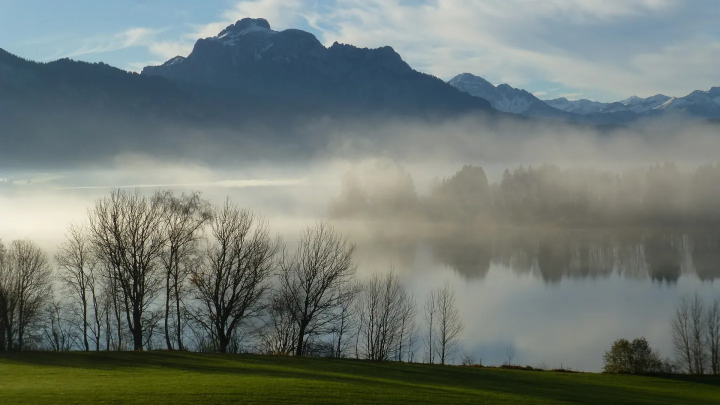
#> input picture img/haze.png, 1440 x 810 px (shown at 1/2 size)
$ jupyter execute 8.1.2.ipynb
#> lines starting #> are read from the running program, lines starting #| are printed output that depends on the picture; after the words box and inside, x2 and y2 are one past the last pixel; in counts of white or black regions, pixels touching at a corner belong together
[cell 1]
import numpy as np
import cv2 as cv
import matplotlib.pyplot as plt
import time
from matplotlib.font_manager import FontProperties
fonts = FontProperties(fname = "/Library/Fonts/Arial Unicode.ttf")
plt.rcParams["font.family"] = 'Arial Unicode MS'
plt.rcParams['axes.unicode_minus']=False

def otsu(img_gray, GrayScale):
    start_time =time.time()  # 记录开始时间
    height = img_gray.shape[0]
    width = img_gray.shape[1]
    result = np.zeros(img_gray.shape, np.uint8) # 存储阈值分割结果
    img_gray = np.array(img_gray).ravel().astype(np.uint8)
    u1=0.0#背景像素的平均灰度值
    u2=0.0#前景像素的平均灰度值
    th=0.0
    # 总的像素数目
    PixSum=img_gray.size
    # 各个灰度值的像素数目
    PixCount=np.zeros(GrayScale)
    # 各灰度值所占总像素数的比例
    PixRate=np.zeros(GrayScale)
    # 统计各个灰度值的像素个数
    for i in range(PixSum):
        #  默认灰度图像的像素值范围为GrayScale
        Pixvalue=img_gray[i]
        PixCount[Pixvalue]=PixCount[Pixvalue]+1

    # 确定各个灰度值对应的像素点的个数在所有的像素点中的比例。
    for j in range(GrayScale):
        PixRate[j]=PixCount[j]*1.0/PixSum
    Max_var = 0
    # 确定最大类间方差对应的阈值
    for i in range(1,GrayScale):#从1开始是为了避免w1为0.
        u1_tem=0.0
        u2_tem=0.0
        #背景像素的比列
        w1=np.sum(PixRate[:i])
        #前景像素的比例
        w2=1.0-w1
        if w1==0 or w2==0:
            pass
        else:#背景像素的平均灰度值
            for m in range(i):
                u1_tem=u1_tem+PixRate[m]*m
            u1 = u1_tem * 1.0 / w1
             #前景像素的平均灰度值
            for n in range(i,GrayScale):
                u2_tem = u2_tem + PixRate[n]*n
            u2 = u2_tem / w2
            #G=w1*w2*(u1-u2)**2
            tem_var=w1*w2*np.power((u1-u2),2)
            #判断当前类间方差是否为最大值。
            if Max_var<tem_var:
                Max_var=tem_var#深拷贝，Max_var与tem_var占用不同的内存空间。
                th=i
    # 利用所求阈值对原灰度图进行分割
    for i in range(height):
        for j in range(width):
            if img_gray[width*i+j] > th:
                result[i, j] = 255
    end_time = time.time()  # 记录结束时间
    return result, end_time - start_time
# 迭代算法阈值分割的实现
def iteration(img_gray):

    start_time =time.time()  # 记录开始时间
    height = img_gray.shape[0]
    width = img_gray.shape[1]
    result = np.zeros(img_gray.shape, np.uint8) # 存储阈值分割结果
    T = img_gray.mean()# 取初始阈值为图像灰度的平均值
    count = 0
    while True:
        # 分别计算阈值分割后两部门图像的平均灰度值
        # 两部分的平均灰度的平均值作为新的阈值t
        t0 = img_gray[img_gray<T].mean()
        t1 = img_gray[img_gray>=T].mean()
        t = (t0+t1)/2
        if abs(T-t)<1:  # 当两次全局阈值的差值小于1 结束迭代
            break
        T = t
        count += 1 # 统计迭代次数
    T = int(T)
    for i in range(height):
        for j in range(width):
            if img_gray[i, j]> T:
                result[i, j] = 255
    end_time = time.time()  # 记录结束时间
    return result, end_time - start_time

if __name__ == "__main__":
    img = cv.imread('img/haze.png', 0)
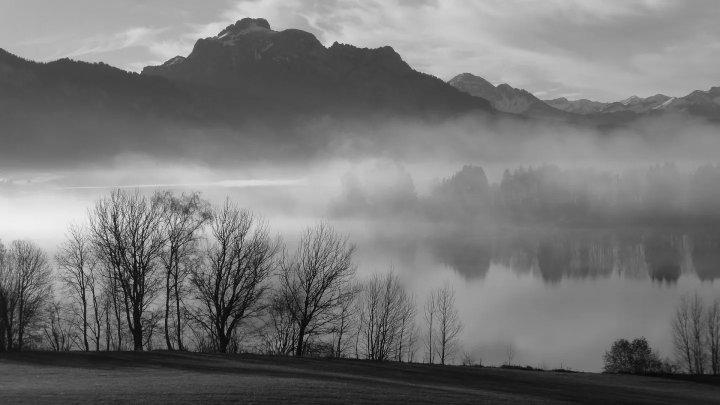
#> img: shape (810, 1440) (shown at 1/2 size); min 0, max 252, mean 118.5
    img_OTSU, time_ostu = otsu(img,256)
#> the loop in otsu, `for i in range(PixSum):` made 1166400 passes
#> Pixvalue on passes 1 to 3: 175, 175, 175
#> after the loop in otsu, `for i in range(PixSum):`: PixCount = 256 values, max 13260 at index 126, min 0 at index 249, mean 4556.2
#> after the loop in otsu, `for j in range(GrayScale):`: PixRate = 256 values, max 0.0114 at index 126, min 0 at index 249, mean 0.00391
#> the loop in otsu, `for i in range(1,GrayScale):#从1开始是为了避免w1为0.` made 255 passes
#> (w1, w2, u1, u2, tem_var, Max_var) on passes 1 to 12: (1.54e-05, 1, 0, 118.5, 0.217, 0.217), (3.69e-05, 1, 0.581, 118.5, 0.513, 0.513), (5.74e-05, 1, 1.09, 118.5, 0.792, 0.792), (7.72e-05, 1, 1.58, 118.5, 1.06, 1.06), (0.000116, 1, 2.39, 118.5, 1.56, 1.56), (0.000159, 1, 3.09, 118.5, 2.11, 2.11), (0.00022, 1, 3.91, 118.5, 2.9, 2.9), (0.000314, 1, 4.83, 118.6, 4.06, 4.06), (0.000446, 1, 5.77, 118.6, 5.67, 5.67), (0.000661, 0.999, 6.82, 118.6, 8.25, 8.25), (0.000949, 0.999, 7.79, 118.6, 11.65, 11.65), (0.00111, 0.999, 8.24, 118.6, 13.46, 13.46)
#> (w1, w2, u1) on pass 100: (0.369, 0.631, 64.16)
#> after the loop in otsu, `for i in range(1,GrayScale):#从1开始是为了避免w1为0.`: Max_var = 1792.5; th = 116
#> after the loop in otsu, `for i in range(height):`:
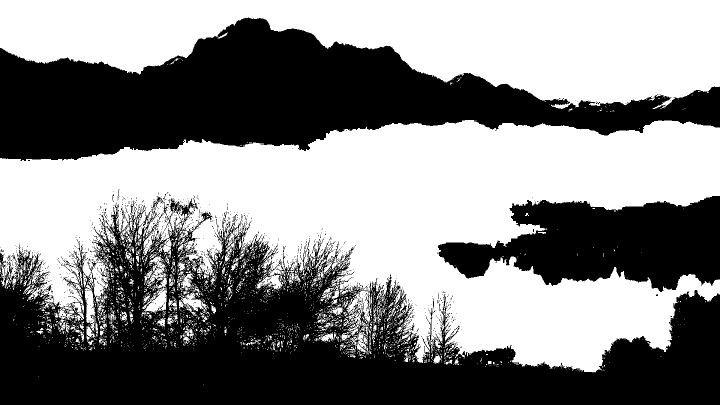
#> result: shape (810, 1440) (shown at 1/2 size); 53% white; 1221 black regions (1208 under 20 px), largest, box (x1, y1, x2, y2) and area: (0, 396, 1440, 810) 276195, (0, 35, 1440, 322) 200362, (876, 392, 1440, 584) 68373
#> time_ostu = 3.39
    img_Iteration, time_iterative = iteration(img)
#> in iteration, `T = img_gray.mean()# 取初始阈值为图像灰度的平均值`: T = 118.5
#> the loop in iteration, `while True:` made 2 passes
#> (t0, t1, t, T) on pass 1: (74.53, 159.2, 116.9, 116.9)
#> (t0, t1, t) on pass 2: (73.59, 158.4, 116)
#> after the loop in iteration, `while True:`: count = 1
#> in iteration, `T = int(T)`: T = 116
#> time_iterative = 1.79
    # 展示图片效果
    plt.figure(figsize=(33, 22))
    plt.subplot(231)
    plt.imshow(img, cmap='gray')
    plt.title('原始图像')
    plt.axis('off')
    plt.subplot(232)
    plt.imshow(img_OTSU, cmap='gray')
    plt.title('OSTU分割结果')
    plt.axis('off')
    plt.subplot(233)
    plt.imshow(img_Iteration, cmap='gray')
    plt.title('迭代阈值分割结果')
    plt.subplot(234)
    plt.hist(img.reshape(-1), bins = 256)
    plt.axis('on')
    plt.title('原始图像灰度分布')
    plt.subplot(235)
    plt.hist(img_OTSU.reshape(-1), bins = 256)
    plt.axis('on')
    plt.title('OTSU分割')
    plt.subplot(236)
    plt.hist(img_OTSU.reshape(-1), bins = 256)
    plt.axis('on')
    plt.title('迭代阈值分割')
    plt.axis('on')

    print(f'时间花费 -- OSTU:{time_ostu:.3f} secs / iterative:{time_iterative:.3f} secs')
#| 时间花费 -- OSTU:3.395 secs / iterative:1.787 secs
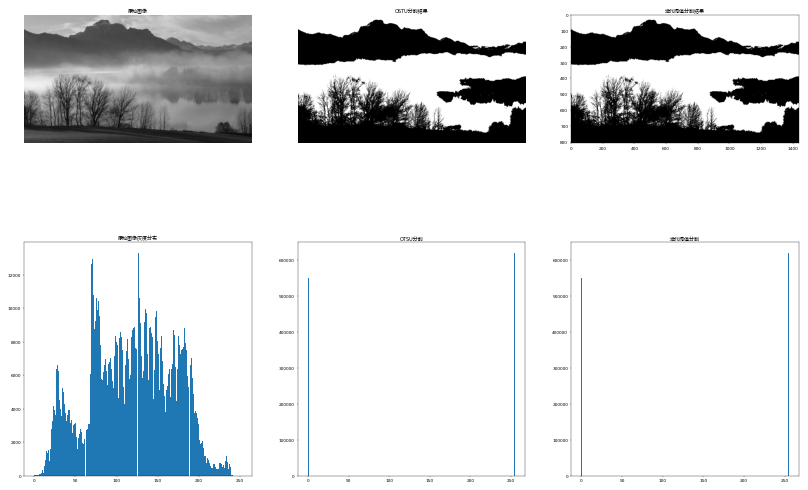
#> figure drawn by matplotlib, 6 panels; panel 4: tallest bar 13260 high, from x = 126 to 127; panel 5: tallest bar 617814 high, from x = 254 to 255; panel 6: tallest bar 617814 high, from x = 254 to 255
